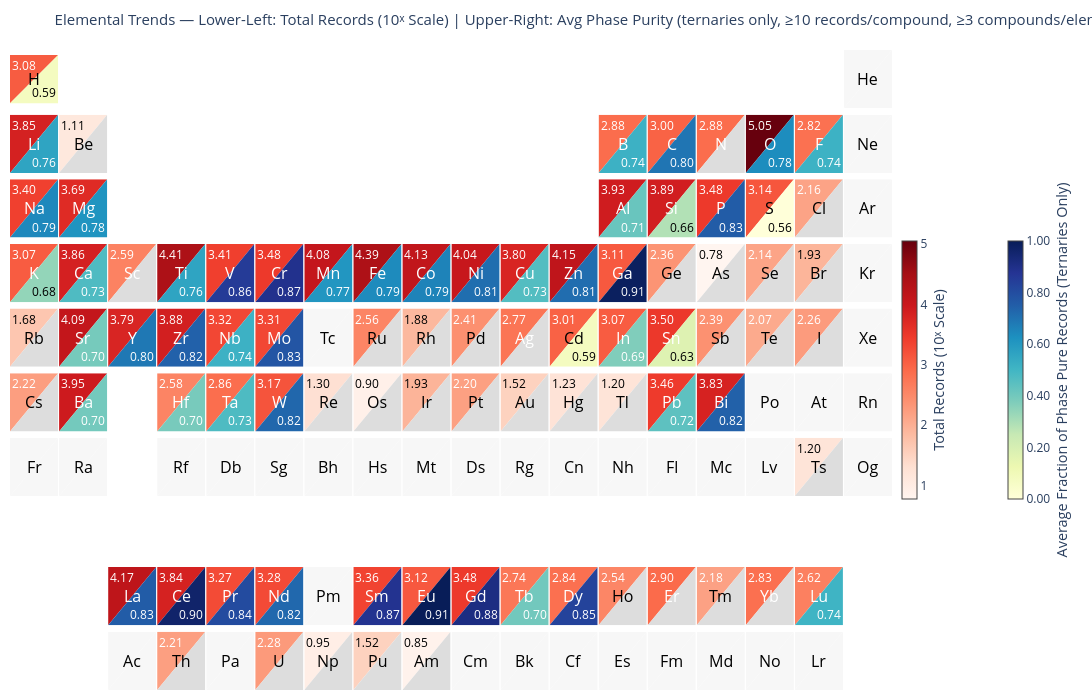

The cell this chart's notebook holds for it:
### Markdown cell above
<a id="figure-2"></a>
## Figure 2 | Target materials elemental frequency and phase purity trends

> *Upper left triangle: total data records (10ˣ scale). Lower right triangle: average fraction
> of phase-pure records calculated from ternary compounds. Elements with less than three
> ternary compounds with at least ten data records each are excluded from phase purity
> analysis (dark gray). The figure includes 117,381 of the 148,024 records (79.3%). The
> remainder are excluded because the target formula could not be normalized by text2chem or
> parsed by pymatgen.*

**Methodological notes:**
- Element membership is determined by re-parsing `material_formula` with pymatgen. Formulas
  with variable stoichiometry (e.g. `La1-xSrxMnO3`) or composite notation (e.g. `TiO2-SiO2`)
  fail parsing and are intentionally excluded.
- The purity threshold requires ≥10 **classifiable** (Pure or Impure) records per compound,
  excluding records classified as 'Insufficient info'.

### Code cell
# FIGURE 2 — periodic table of record counts and phase purity

import numpy as np
from collections import Counter, defaultdict
from pymatgen.core import Composition, Element
from pymatviz import ptable_heatmap_splits
import plotly.graph_objects as go

# --- Step 1: Accumulate per-formula statistics ---
# We track pure, impure, and total (including Insufficient Info) counts separately.
# total_records is used for the upper-triangle record count;
# pure+impure is used for the purity fraction threshold and calculation.
formula_stats = defaultdict(lambda: {"pure": 0, "impure": 0, "total_records": 0})

for entry in records:
    target = entry.get("protocol", {}).get("target", {})
    formula = target.get("material_formula")
    if not formula or not isinstance(formula, str):
        continue

    cls = entry.get("phase_purity", {}).get("classification")
    if cls == "Pure":
        formula_stats[formula]["pure"] += 1
    elif cls == "Impure":
        formula_stats[formula]["impure"] += 1
    # Always increment total (includes Insufficient Info records)
    formula_stats[formula]["total_records"] += 1

# --- Step 2: Map formulas to elements using pymatgen ---
# Pymatgen re-parses material_formula rather than using the stored composition field.
# This intentionally excludes ambiguous formulas (variable stoichiometry, composite notation)
# that don't represent a single well-defined compound.
element_counts = Counter()       # total records per element (for upper triangle)
element_purity_list = defaultdict(list)  # per-element list of per-compound purity fractions

MIN_RECORDS_PER_COMPOUND = 10   # minimum pure+impure records for a compound to contribute
MIN_N = 3                        # minimum qualifying compounds for an element to show a value

for formula, stats in formula_stats.items():
    try:
        comp = Composition(formula)
        symbols = {el.symbol for el in comp.elements}
        n_elements = len(symbols)

        # Upper triangle: total records regardless of element count or purity
        for sym in symbols:
            element_counts[sym] += stats["total_records"]

        # Lower triangle: ternaries only, threshold on pure+impure (not total)
        # This ensures Insufficient Info records cannot inflate a compound into qualifying.
        relevant_count = stats["pure"] + stats["impure"]
        if n_elements == 3 and relevant_count >= MIN_RECORDS_PER_COMPOUND:
            purity_fraction = stats["pure"] / relevant_count
            for sym in symbols:
                element_purity_list[sym].append(purity_fraction)

    except Exception:
        # pymatgen cannot parse this formula (e.g. La1-xSrxMnO3) — skip it
        continue

# --- Step 3: Average purity per element ---
avg_purity = {
    sym: np.mean(vals)
    for sym, vals in element_purity_list.items()
    if len(vals) >= MIN_N
}

# --- Step 4: Build the combined data dict for all 118 elements ---
INSUFF_COLOR = "#dddddd"          # grey: in dataset but insufficient purity data
NOT_IN_DATASET_COLOR = "#f7f7f7"  # near-white: element not in dataset at all

all_pt_symbols = [el.symbol for el in Element if el.Z <= 118]

combined_data = {}
for sym in all_pt_symbols:
    if sym in element_counts:
        combined_data[sym] = [
            np.log10(element_counts[sym]),
            avg_purity.get(sym, np.nan),
        ]
    else:
        combined_data[sym] = [np.nan, np.nan]

# --- Step 5: Plot ---
fig = ptable_heatmap_splits(
    combined_data,
    orientation="diagonal",
    colorscale=["Reds", "YlGnBu"],
    colorbar=[
        {
            "title": "Total Records (10ˣ Scale)",
            "x": 1.0,
            "tickvals": [1, 2, 3, 4, 5],
            "ticktext": ["1", "2", "3", "4", "5"],
            "tickformat": "",
        },
        {
            "title": "Average Fraction of Phase Pure Records (Ternaries Only)",
            "x": 1.12,
        },
    ],
    on_empty="hide",
    nan_color=INSUFF_COLOR,
    hover_fmt=".3g",
    split_value_fmt=".2f",
    font_size=12,
    symbol_kwargs=dict(font=dict(size=16)),
    hover_data={
        sym: (
            f"Count: {element_counts[sym]:,}"
            if sym in element_counts
            else "Not in dataset"
        )
        for sym in all_pt_symbols
    },
)

# Remap annotations to recolor "not in dataset" tiles correctly
sym_to_axis = {}
all_element_symbols = {el.symbol for el in Element}
for ann in fig.layout.annotations:
    txt = (ann.text or "").replace("<b>", "").replace("</b>", "").strip()
    if ann.xref and ann.xref.startswith("x") and txt in all_element_symbols:
        sym_to_axis[txt] = ann.xref.replace("x", "") or "1"

not_in_dataset = {sym for sym in all_pt_symbols if sym not in element_counts}
for sym in not_in_dataset:
    axis_str = sym_to_axis.get(sym)
    if axis_str is None:
        continue
    for trace in fig.data:
        axis = (trace.xaxis or "x").replace("x", "") or "1"
        if axis == axis_str and trace.fill == "toself":
            trace.fillcolor = NOT_IN_DATASET_COLOR
            if trace.line:
                trace.line.color = NOT_IN_DATASET_COLOR

# Fix purity colorbar range to 0–1
cb_traces = [t for t in fig.data if t.marker and t.marker.colorscale is not None]
if len(cb_traces) >= 2:
    purity_cb_trace = cb_traces[1]
    purity_cb_trace.marker.cmin = 0.0
    purity_cb_trace.marker.cmax = 1.0
    purity_cb_trace.marker.colorbar.tickvals   = [0.0, 0.2, 0.4, 0.6, 0.8, 1.0]
    purity_cb_trace.marker.colorbar.ticktext   = ["0.00", "0.20", "0.40", "0.60", "0.80", "1.00"]
    purity_cb_trace.marker.colorbar.tickformat = ""

# Add legend entries for the two special tile colors
fig.add_trace(go.Scatter(
    x=[None], y=[None], mode="markers",
    marker=dict(size=14, color=INSUFF_COLOR, symbol="square", line=dict(color="gray", width=1)),
    name=f"In dataset — insufficient purity data<br>"
         f"(< {MIN_N} ternary compounds with ≥{MIN_RECORDS_PER_COMPOUND} records)",
    showlegend=True,
))
fig.add_trace(go.Scatter(
    x=[None], y=[None], mode="markers",
    marker=dict(size=14, color=NOT_IN_DATASET_COLOR, symbol="square", line=dict(color="gray", width=1)),
    name="Not present in dataset",
    showlegend=True,
))

fig.update_layout(
    title=dict(
        text=(
            "Elemental Trends — Lower-Left: Total Records (10ˣ Scale) | "
            "Upper-Right: Avg Phase Purity "
            f"(ternaries only, ≥{MIN_RECORDS_PER_COMPOUND} records/compound, "
            f"≥{MIN_N} compounds/element)"
        ),
        font_size=15,
    ),
    paper_bgcolor="white",
    plot_bgcolor="white",
    legend=dict(
        x=0.13, y=0.97, xanchor="left", yanchor="top",
        orientation="h", bgcolor="white", bordercolor="gray", borderwidth=1,
        font=dict(size=12),
    ),
    width=1500,
    height=700,
)

fig.show()
